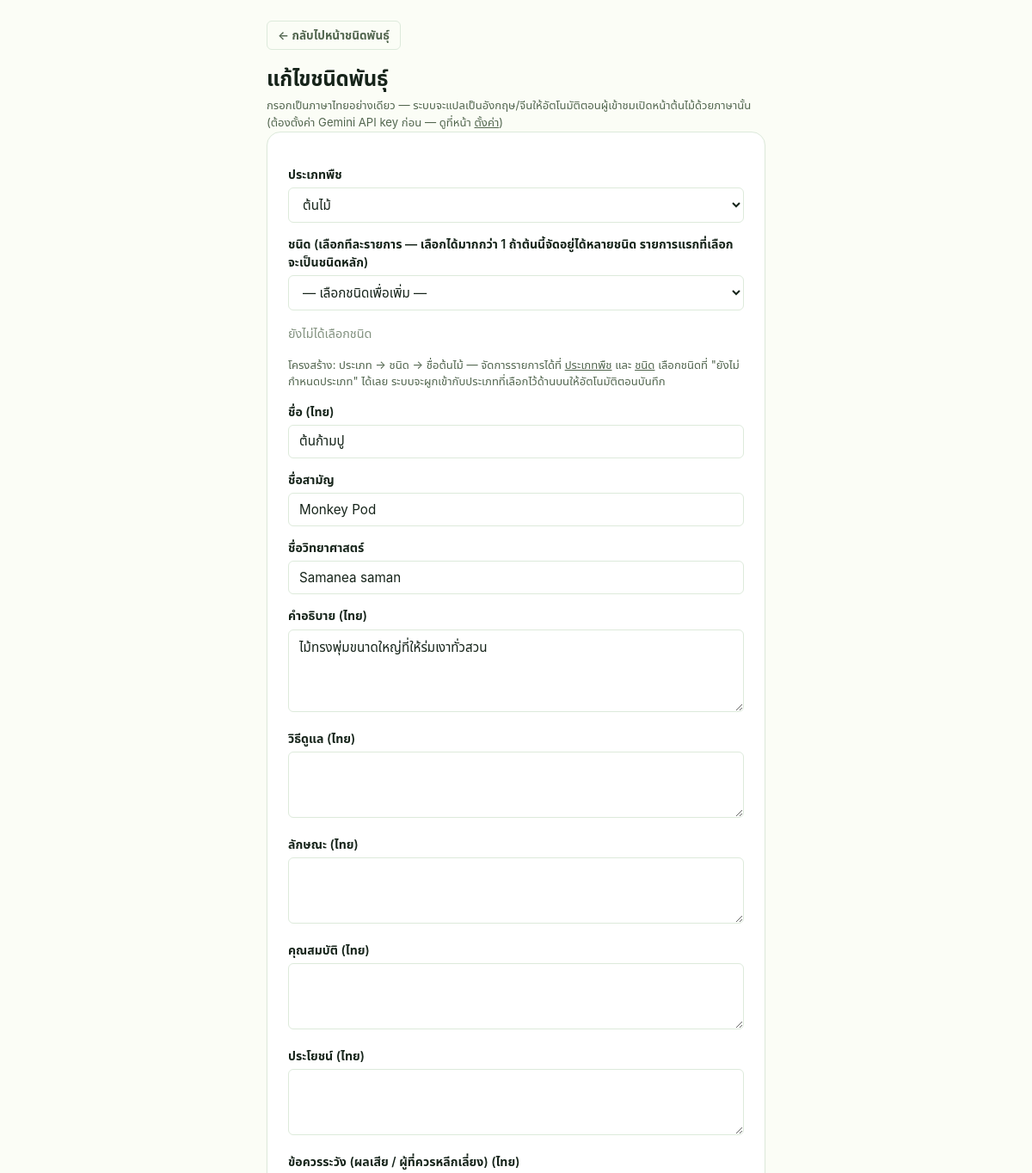
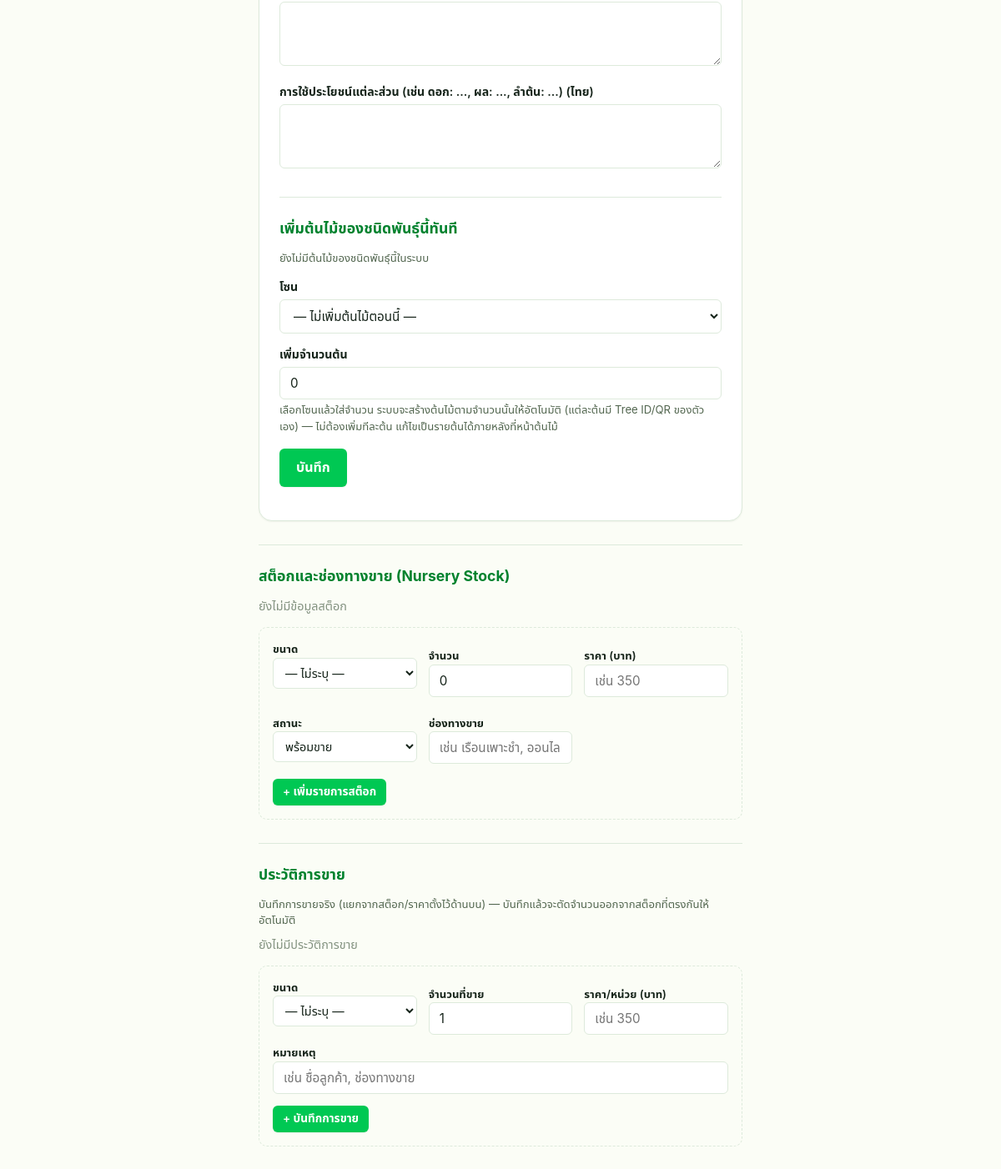
/admin/species_form.php?id=3 (signed in), run on the app's committed database (2 pictures, top to bottom).
### tables this page shows
CREATE TABLE species (
    id                 BIGINT UNSIGNED AUTO_INCREMENT PRIMARY KEY,
    category_code      CHAR(3) NOT NULL,
    subtype_id         BIGINT UNSIGNED NULL,  
    species_code       CHAR(3) NOT NULL,
    classification_id  CHAR(10) NULL UNIQUE,
    name               VARCHAR(150) NOT NULL,  
    name_en            VARCHAR(150) NULL,
    name_zh            VARCHAR(150) NULL,
    name_common        VARCHAR(150) NULL,  
    name_scientific    VARCHAR(150) NULL,  
    description        TEXT NULL,
    description_en     TEXT NULL,
    description_zh     TEXT NULL,
    care_instructions    TEXT NULL,  
    care_instructions_en TEXT NULL,
    care_instructions_zh TEXT NULL,
    characteristics     TEXT NULL,
    characteristics_en  TEXT NULL,
    characteristics_zh  TEXT NULL,
    properties          TEXT NULL,
    properties_en       TEXT NULL,
    properties_zh       TEXT NULL,
    benefits            TEXT NULL,
    benefits_en         TEXT NULL,
    benefits_zh         TEXT NULL,
    cautions            TEXT NULL,
    cautions_en         TEXT NULL,
    cautions_zh         TEXT NULL,
    part_uses           TEXT NULL,
    part_uses_en        TEXT NULL,
    part_uses_zh        TEXT NULL,
    created_at         DATETIME NOT NULL DEFAULT CURRENT_TIMESTAMP,
    updated_at         DATETIME NOT NULL DEFAULT CURRENT_TIMESTAMP ON UPDATE CURRENT_TIMESTAMP,
    CONSTRAINT fk_species_category FOREIGN KEY (category_code) REFERENCES categories(code),
    CONSTRAINT fk_species_subtype  FOREIGN KEY (subtype_id)    REFERENCES subtypes(id),
    UNIQUE KEY uq_species_category_species (category_code, species_code)
);

CREATE TABLE categories (
    code       CHAR(3) PRIMARY KEY,
    name_th    VARCHAR(100) NOT NULL,
    name_en    VARCHAR(100) NULL,  
    name_zh    VARCHAR(100) NULL,
    created_at DATETIME NOT NULL DEFAULT CURRENT_TIMESTAMP
);

### includes/functions.php (called while the page is built, shortened)
<?php
function e(string $value): string
{
    return htmlspecialchars($value, ENT_QUOTES, 'UTF-8');
}
function getStockForSpecies(PDO $pdo, int $speciesId): array
{
    $stmt = $pdo->prepare(
        'SELECT ns.*, sz.name_th AS size_name, sz.name_th AS size_name_th, sz.name_en AS size_name_en, sz.name_zh AS size_name_zh
         FROM nursery_stock ns
         LEFT JOIN stock_sizes sz ON sz.id = ns.size_id
         WHERE ns.species_id = :sid
         ORDER BY ns.updated_at DESC'
    );
    $stmt->execute(['sid' => $speciesId]);
    return $stmt->fetchAll();
}
function getSalesForSpecies(PDO $pdo, int $speciesId): array
{
    $stmt = $pdo->prepare(
        'SELECT st.*, sz.name_th AS size_name_th
         FROM sale_transactions st
         LEFT JOIN stock_sizes sz ON sz.id = st.size_id
         WHERE st.species_id = :sid
         ORDER BY st.sold_at DESC'
    );
    $stmt->execute(['sid' => $speciesId]);
    return $stmt->fetchAll();
}
function getAllCategories(PDO $pdo): array
{
    return $pdo->query('SELECT * FROM categories ORDER BY code ASC')->fetchAll();
}
function getAllSubtypes(PDO $pdo): array
{
    return $pdo->query('SELECT * FROM subtypes ORDER BY category_code ASC, name_th ASC')->fetchAll();
}
function getSpeciesById(PDO $pdo, int $id): ?array
{
    $stmt = $pdo->prepare('SELECT * FROM species WHERE id = :id');
    $stmt->execute(['id' => $id]);
    return $stmt->fetch() ?: null;
}

### admin/species_form.php (the view, shortened to what this page needs)
<?php
$pdo = db();
$id = isset($_GET['id']) ? (int) $_GET['id'] : 0;
$species = $id ? getSpeciesById($pdo, $id) : null;
$categories = getAllCategories($pdo);
$subtypes = getAllSubtypes($pdo);
$stockRows = $id ? getStockForSpecies($pdo, $id) : [];
$salesRows = $id ? getSalesForSpecies($pdo, $id) : [];
$existingTreesByZone = [];
if ($id) {
    $stmt = $pdo->prepare(
        'SELECT z.name AS zone_name, COUNT(*) AS tree_count
         FROM trees t JOIN zones z ON z.id = t.zone_id
         WHERE t.species_id = :sid
         GROUP BY z.id, z.name
         ORDER BY z.name ASC'
    );
    $stmt->execute(['sid' => $id]);
    $existingTreesByZone = $stmt->fetchAll();
}
$saleStatusLabels = ['available' => 'พร้อมขาย', 'reserved' => 'จองแล้ว', 'sold_out' => 'ขายหมด', 'not_for_sale' => 'ไม่ขาย'];
$detailSections = [
    'care_instructions' => 'วิธีดูแล',
    'characteristics' => 'ลักษณะ',
    'properties' => 'คุณสมบัติ',
    'benefits' => 'ประโยชน์',
    'cautions' => 'ข้อควรระวัง (ผลเสีย / ผู้ที่ควรหลีกเลี่ยง)',
    'part_uses' => 'การใช้ประโยชน์แต่ละส่วน (เช่น ดอก: ..., ผล: ..., ลำต้น: ...)',
];
$v = fn($key, $default = '') => e((string) ($species[$key] ?? $default));
?>
<!doctype html>
<html lang="th">
<head>
<link rel="stylesheet" href="../public/assets/css/style.css">
</head>
<body>
<div class="admin-wrap admin-wrap-narrow">
  <p><a class="btn-outline btn-sm" href="species.php">&larr; กลับไปหน้าชนิดพันธุ์</a></p>
  <h1><?= $id ? 'แก้ไขชนิดพันธุ์' : 'เพิ่มชนิดพันธุ์' ?></h1>
  <p class="field-hint">กรอกเป็นภาษาไทยอย่างเดียว — ระบบจะแปลเป็นอังกฤษ/จีนให้อัตโนมัติตอนผู้เข้าชมเปิดหน้าต้นไม้ด้วยภาษานั้น<?= AI_ENABLED ? '' : ' (ต้องตั้งค่า Gemini API key ก่อน — ดูที่หน้า <a href="settings.php#ai-translation">ตั้งค่า</a>)' ?></p>
  <?php if (!$subtypes): ?>
    <div class="flash error">ยังไม่มีชนิดในระบบ กรุณา<a href="subtype_form.php">เพิ่มชนิด</a>ก่อน</div>
  <?php else: ?>
  <form method="post">
    <label for="category_code">ประเภทพืช</label>
    <select id="category_code" name="category_code" required onchange="filterSubtypesByCategory(this.value)">
      <?php foreach ($categories as $cat): ?>
        <option value="<?= e($cat['code']) ?>" <?= ($species['category_code'] ?? '') === $cat['code'] ? 'selected' : '' ?>>
          <?= e($cat['name_th']) ?>
        </option>
      <?php endforeach; ?>
    </select>
    <label for="subtype_picker">ชนิด (เลือกทีละรายการ — เลือกได้มากกว่า 1 ถ้าต้นนี้จัดอยู่ได้หลายชนิด รายการแรกที่เลือกจะเป็นชนิดหลัก)</label>
    <select id="subtype_picker">
      <option value="">— เลือกชนิดเพื่อเพิ่ม —</option>
    </select>
    <div id="subtype_selected_box" class="chip-box"></div>
    <p class="field-hint">โครงสร้าง: ประเภท &rarr; ชนิด &rarr; ชื่อต้นไม้ — จัดการรายการได้ที่ <a href="categories.php">ประเภทพืช</a> และ <a href="subtypes.php">ชนิด</a> เลือกชนิดที่ "ยังไม่กำหนดประเภท" ได้เลย ระบบจะผูกเข้ากับประเภทที่เลือกไว้ด้านบนให้อัตโนมัติตอนบันทึก</p>
    <label for="name">ชื่อ (ไทย)</label>
    <input type="text" id="name" name="name" value="<?= $v('name') ?>" required>
    <label for="name_common">ชื่อสามัญ</label>
    <input type="text" id="name_common" name="name_common" value="<?= $v('name_common') ?>">
    <label for="name_scientific">ชื่อวิทยาศาสตร์</label>
    <input type="text" id="name_scientific" name="name_scientific" value="<?= $v('name_scientific') ?>" placeholder="เช่น Cassia fistula">
    <label for="description">คำอธิบาย (ไทย)</label>
    <textarea id="description" name="description" rows="4"><?= $v('description') ?></textarea>
    <?php foreach ($detailSections as $field => $label): ?>
    <label for="<?= $field ?>"><?= e($label) ?> (ไทย)</label>
    <textarea id="<?= $field ?>" name="<?= $field ?>" rows="3"><?= $v($field) ?></textarea>
    <?php endforeach; ?>
    <div class="history-section">
      <h2>เพิ่มต้นไม้ของชนิดพันธุ์นี้ทันที </h2>
      <?php if ($id): ?>
        <?php if ($existingTreesByZone): ?>
          <p class="field-hint">
            ต้นที่มีอยู่แล้วตอนนี้:
            <?= implode(', ', array_map(
              fn($row) => e($row['zone_name']) . ' (' . (int) $row['tree_count'] . ' ต้น)',
              $existingTreesByZone
            )) ?>
          </p>
        <?php else: ?>
          <p class="field-hint">ยังไม่มีต้นไม้ของชนิดพันธุ์นี้ในระบบ</p>
        <?php endif; ?>
      <?php endif; ?>
      <label for="plant_zone_id">โซน</label>
      <select id="plant_zone_id" name="plant_zone_id">
        <option value="">— ไม่เพิ่มต้นไม้ตอนนี้ —</option>
      </select>
      <label for="plant_quantity">เพิ่มจำนวนต้น</label>
      <input type="number" id="plant_quantity" name="plant_quantity" min="0" value="<?= $v('plant_quantity', '0') ?>">
      <p class="field-hint">
        เลือกโซนแล้วใส่จำนวน ระบบจะสร้างต้นไม้ตามจำนวนนั้นให้อัตโนมัติ (แต่ละต้นมี Tree ID/QR ของตัวเอง) —
        ไม่ต้องเพิ่มทีละต้น แก้ไขเป็นรายต้นได้ภายหลังที่หน้าต้นไม้
      </p>
    </div>
    <p><button class="btn" type="submit">บันทึก</button></p>
  </form>
  <?php endif; ?>
  <?php if ($id): ?>
  <section id="stock" class="history-section">
    <h2>สต็อกและช่องทางขาย (Nursery Stock)</h2>
    <?php if ($stockRows): ?>
      <div class="table-scroll">
        <table>
          <thead><tr><th>ขนาด</th><th>จำนวน</th><th>ราคา</th><th>สถานะ</th><th>ช่องทางขาย</th><th></th></tr></thead>
          <tbody>
            <?php foreach ($stockRows as $stock): ?>
            <tr>
              <td><?= e($stock['size_name_th'] ?? '') ?></td>
              <td><?= (int) $stock['quantity'] ?></td>
              <td><?= $stock['price'] !== null ? number_format((float) $stock['price'], 2) : '—' ?></td>
              <td><?= e($saleStatusLabels[$stock['sale_status']] ?? $stock['sale_status']) ?></td>
              <td><?= e($stock['sales_channel'] ?? '') ?></td>
              <td>
                <form class="inline" method="post" action="stock_delete.php" data-confirm="ลบรายการนี้?">
                  <?= csrfField() ?>
                  <input type="hidden" name="id" value="<?= (int) $stock['id'] ?>">
                  <input type="hidden" name="species_id" value="<?= (int) $id ?>">
                  <button class="btn btn-sm btn-danger" type="submit">ลบ</button>
                </form>
              </td>
            </tr>
            <?php endforeach; ?>
          </tbody>
        </table>
      </div>
    <?php else: ?>
      <p class="muted-note">ยังไม่มีข้อมูลสต็อก</p>
    <?php endif; ?>
    <form method="post" action="stock_add.php" class="inline-add-form">
      <div class="field-row">
        <label>ขนาด
          <select name="size_id">
            <option value="">— ไม่ระบุ —</option>
          </select>
        </label>
        <label>จำนวน<input type="number" name="quantity" min="0" value="0" required></label>
        <label>ราคา (บาท)<input type="text" name="price" inputmode="decimal" placeholder="เช่น 350"></label>
        <label>สถานะ
          <select name="sale_status">
            <?php foreach ($saleStatusLabels as $key => $label): ?>
              <option value="<?= e($key) ?>"><?= e($label) ?></option>
            <?php endforeach; ?>
          </select>
        </label>
        <label>ช่องทางขาย<input type="text" name="sales_channel" placeholder="เช่น เรือนเพาะชำ, ออนไลน์"></label>
      </div>
      <button class="btn btn-sm" type="submit">+ เพิ่มรายการสต็อก</button>
    </form>
  </section>
  <section id="sales" class="history-section">
    <h2>ประวัติการขาย</h2>
    <p class="field-hint">บันทึกการขายจริง (แยกจากสต็อก/ราคาตั้งไว้ด้านบน) — บันทึกแล้วจะตัดจำนวนออกจากสต็อกที่ตรงกันให้อัตโนมัติ</p>
    <?php if ($salesRows): ?>
      <div class="table-scroll">
        <table>
          <thead><tr><th>วันที่ขาย</th><th>ขนาด</th><th>จำนวน</th><th>ราคา/หน่วย</th><th>รวม</th><th>ผู้บันทึก</th><th>หมายเหตุ</th></tr></thead>
          <tbody>
            <?php foreach ($salesRows as $sale): ?>
            <tr>
              <td><?= e($sale['sold_at']) ?></td>
              <td><?= e($sale['size_name_th'] ?? '—') ?></td>
              <td><?= (int) $sale['quantity'] ?></td>
              <td><?= number_format((float) $sale['unit_price'], 2) ?></td>
              <td><?= number_format((float) $sale['total_price'], 2) ?></td>
              <td><?= e($sale['sold_by'] ?? '') ?></td>
              <td><?= e($sale['notes'] ?? '') ?></td>
            </tr>
            <?php endforeach; ?>
          </tbody>
        </table>
      </div>
    <?php else: ?>
      <p class="muted-note">ยังไม่มีประวัติการขาย</p>
    <?php endif; ?>
    <form method="post" action="sale_add.php" class="inline-add-form">
      <div class="field-row">
        <label>ขนาด
          <select name="size_id">
            <option value="">— ไม่ระบุ —</option>
          </select>
        </label>
        <label>จำนวนที่ขาย<input type="number" name="quantity" min="1" value="1" required></label>
        <label>ราคา/หน่วย (บาท)<input type="text" name="unit_price" inputmode="decimal" placeholder="เช่น 350" required></label>
      </div>
      <label>หมายเหตุ<input type="text" name="notes" placeholder="เช่น ชื่อลูกค้า, ช่องทางขาย"></label>
      <button class="btn btn-sm" type="submit">+ บันทึกการขาย</button>
    </form>
  </section>
  <?php endif; ?>
</div>
</body>
</html>

### public/assets/css/style.css (style rules this page uses)
:root { color-scheme: light; --green-50: #e6fbea; --green-100: #c3f5cd; --green-400: #00e676; --green-500: #00c853; --green-600: #00a844; --green-700: #00822e; --amber-100: #fff2cf; --amber-600: #c17700; --red-100: #ffe3e6; --red-600: #f01446; --red-700: #d10d34; --blue-100: #dcf0ff; --blue-600: #0d84e8; --gray-100: #f0f5f0; --bg: #fbfdf6; --card: #ffffff; --text: #16241a; --muted: #52664f; --faint: #839280; --border: #ddeadb; --radius-sm: 6px; --radius-md: 10px; --radius-lg: 16px; --shadow-sm: 0 1px 2px rgba(20, 30, 20, 0.06); --shadow-md: 0 4px 16px rgba(20, 30, 20, 0.08); --shadow-lg: 0 12px 32px rgba(20, 30, 20, 0.12); --font: -apple-system, BlinkMacSystemFont, "Segoe UI", Roboto, "Noto Sans Thai", Arial, sans-serif; --ease: cubic-bezier(0.4, 0, 0.2, 1); }
* { box-sizing: border-box; }
html { -webkit-text-size-adjust: 100%; }
body { margin: 0; font-family: var(--font); background: var(--bg); color: var(--text); line-height: 1.5; -webkit-font-smoothing: antialiased; }
a { color: inherit; }
.btn { display: inline-flex; align-items: center; justify-content: center; gap: 6px; padding: 11px 20px; border-radius: var(--radius-sm); border: none; background: var(--green-500); color: #fff; font-family: inherit; font-size: 1rem; font-weight: 600; cursor: pointer; text-decoration: none; transition: background 0.15s var(--ease), transform 0.08s var(--ease), box-shadow 0.15s var(--ease); box-shadow: var(--shadow-sm); }
.btn-outline { display: inline-flex; align-items: center; justify-content: center; gap: 6px; padding: 11px 20px; border-radius: var(--radius-sm); border: 1.5px solid var(--border); background: transparent; color: var(--muted); font-family: inherit; font-size: 1rem; font-weight: 600; cursor: pointer; text-decoration: none; transition: background 0.15s var(--ease), color 0.15s var(--ease), border-color 0.15s var(--ease); }
.btn-sm { padding: 6px 12px; font-size: 0.85rem; border-radius: var(--radius-sm); }
.admin-wrap { max-width: 1000px; margin: 24px auto 60px; padding: 0 20px; font-family: var(--font); }
.admin-wrap h1 { font-size: 1.5rem; font-weight: 800; letter-spacing: -0.01em; margin: 0; }
.admin-wrap h2 { font-size: 1.1rem; font-weight: 700; margin: 0 0 12px; color: var(--green-700); }
.admin-wrap form:not(.inline):not(.inline-add-form):not(.inline-lead-form) { background: var(--card); border: 1px solid var(--border); border-radius: var(--radius-lg); padding: 24px; box-shadow: var(--shadow-sm); }
.admin-wrap label { display: block; margin: 14px 0 5px; font-weight: 600; font-size: 0.88rem; color: var(--text); }
.admin-wrap label:first-child { margin-top: 0; }
.admin-wrap input[type=text], .admin-wrap input[type=number], .admin-wrap input[type=password], .admin-wrap input[type=email], .admin-wrap input[type=url], .admin-wrap input[type=date], .admin-wrap textarea, .admin-wrap select, .admin-wrap input[type=file] { width: 100%; padding: 9px 12px; border: 1.5px solid var(--border); border-radius: var(--radius-sm); font-size: 0.95rem; font-family: inherit; background: var(--card); color: var(--text); transition: border-color 0.15s var(--ease), box-shadow 0.15s var(--ease); }
.admin-wrap select { cursor: pointer; }
.history-section { margin-top: 28px; padding-top: 24px; border-top: 1px solid var(--border); }
.muted-note { color: var(--faint); font-size: 0.9rem; margin: 8px 0; }
.inline-add-form { margin-top: 14px; padding: 16px; background: var(--bg); border: 1px dashed var(--border); border-radius: var(--radius-md); }
.inline-add-form .field-row { display: grid; grid-template-columns: repeat(auto-fit, minmax(140px, 1fr)); gap: 10px 14px; margin-bottom: 4px; }
.inline-add-form label { font-size: 0.82rem; margin: 8px 0 4px; }
.inline-add-form input, .inline-add-form select { width: 100%; padding: 8px 10px; border: 1.5px solid var(--border); border-radius: var(--radius-sm); font-size: 0.9rem; font-family: inherit; }
.inline-add-form .btn-sm { margin-top: 10px; }
.admin-wrap-narrow { max-width: 620px; }
.field-hint { margin: 3px 0 0; font-size: 0.82rem; color: var(--muted); }
.chip-box { display: flex; flex-wrap: wrap; gap: 6px; margin: 8px 0; min-height: 32px; }

### data on the page
species: category_code "ต้นไม้", name "ต้นก้ามปู", name_common "Monkey Pod", name_scientific "Samanea saman", description "ไม้ทรงพุ่มขนาดใหญ่ที่ให้ร่มเงาทั่วสวน"

### other printed values
$label "วิธีดูแล"
$label "ลักษณะ"
$label "คุณสมบัติ"
$label "ประโยชน์"
$label "ข้อควรระวัง (ผลเสีย / ผู้ที่ควรหลีกเลี่ยง)"
$label "การใช้ประโยชน์แต่ละส่วน (เช่น ดอก: ..., ผล: ..., ลำต้น: ...)"
form field sale_status "พร้อมขาย"
